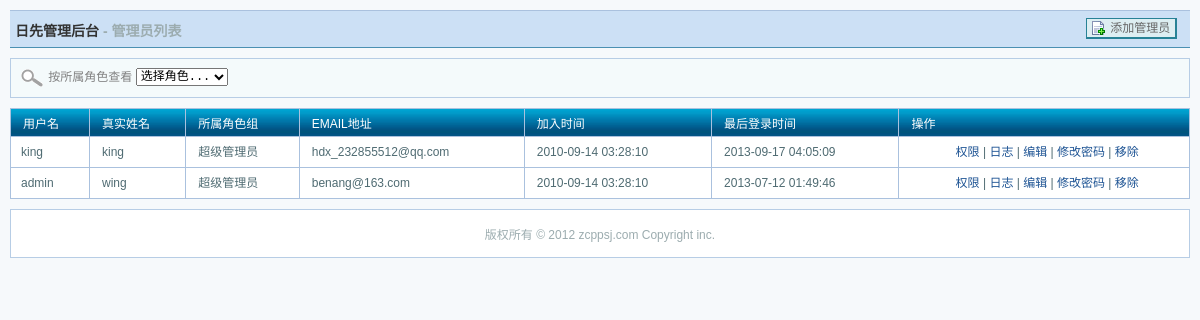
/admin/admin_user.php (signed in), run on an earlier commit of the app's database.
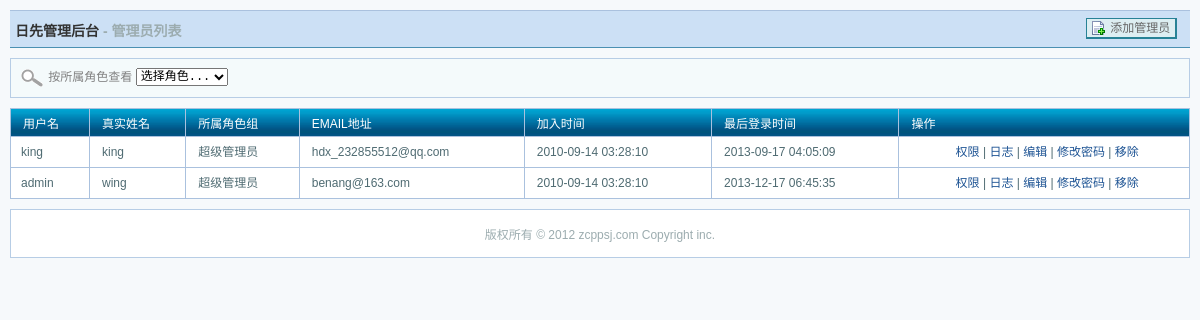
And on a later commit of the database.
### tables this page shows
CREATE TABLE IF NOT EXISTS `sd_admin_user` (
  `user_id` smallint(5) NOT NULL AUTO_INCREMENT,
  `user_name` varchar(60) NOT NULL,
  `true_name` varchar(60) NOT NULL,
  `email` varchar(60) NOT NULL,
  `password` varchar(32) NOT NULL,
  `add_time` int(11) NOT NULL DEFAULT '0',
  `last_login` int(11) NOT NULL DEFAULT '0',
  `last_ip` varchar(15) NOT NULL,
  `role_id` smallint(6) DEFAULT NULL,
  `agency_id` smallint(5) unsigned NOT NULL,
  PRIMARY KEY (`user_id`),
  KEY `user_name` (`user_name`)
);

CREATE TABLE IF NOT EXISTS `sd_role` (
  `role_id` smallint(5) unsigned NOT NULL AUTO_INCREMENT,
  `role_name` varchar(60) NOT NULL DEFAULT '',
  `action_list` text NOT NULL,
  `role_describe` text,
  PRIMARY KEY (`role_id`),
  KEY `user_name` (`role_name`)
);

### includes/cls_mysql.php (called while the page is built, shortened)
<?php
class cls_mysql
{
	var $connid;
	function cls_mysql($dbhost,$dbuser,$dbpw,$dbname,$charset = 'utf8')
	{
		$dbhost = $dbhost;
		$dbuser = $dbuser;
		$dbpw   = $dbpw;
		$func   = 'mysql_connect' ;
		if(!$this->connid = @$func($dbhost, $dbuser, $dbpw))
		{
			$this->halt('Can not connect to MySQL server');
		}
		return $this->connid;
	}
	function query($sql , $type = '' , $expires = 3600, $dbname = '')
	{
		$func = $type == 'UNBUFFERED' ? 'mysql_unbuffered_query' : 'mysql_query';
		if(!($query = $func($sql , $this->connid)) && $type != 'SILENT')
		{
			$this->halt('MySQL Query Error', $sql);
		}
		return $query;
	}
	function getAll($sql)
    {
        $res = $this->query($sql);
        if ($res !== false)
        {
            $arr = array();
            while ($row = mysql_fetch_assoc($res))
            {
                $arr[] = $row;
            }
            return $arr;
        }
        else
        {
            return false;
        }
    }
}
?>

### admin/templates/templates_c/%%4A^4AE^4AED55B3%%admin_user_list.html.php (the view, shortened to what this page needs)
<?php if ($this->_tpl_vars['full_page']): ?>
<?php $_smarty_tpl_vars = $this->_tpl_vars;
$this->_tpl_vars = $_smarty_tpl_vars;
 ?>
<div class="form-div">
<table>
    <tr>
      <td width="50%">
      <form name="theForm" method="POST" action="admin_user.php?act=list">
      <img src="images/icon_search.gif" width="26" height="22" border="0" alt="srarch" />
      按所属角色查看
      <select name="admin_role" onchange="this.form.submit()">
      <option value='0'>选择角色...</option>
      </select>
      </td>
</table>
</div>
<div class="list-div" id="listDiv">
<?php endif; ?>
  <table width="100%" border="0" cellpadding="0" cellspacing="0" class="table">
    <tr>
      <th>用户名</th>
      <th>真实姓名</th>
      <th>所属角色组</th>
      <th>Email地址</th>
      <th>加入时间</th>
      <th>最后登录时间</th>
      <th>操作</th>
    </tr>
    <?php $_from = $this->_tpl_vars['admin_list']; if (!is_array($_from) && !is_object($_from)) { settype($_from, 'array'); }if (count($_from)):
    foreach ($_from as $this->_tpl_vars['admin']):
?>
    <tr>
      <td class="first-cell"><?php echo $this->_tpl_vars['admin']['user_name']; ?>
</td>
      <td><?php echo $this->_tpl_vars['admin']['true_name']; ?>
</td>
      <td><?php echo $this->_tpl_vars['admin']['role_name']; ?>
</td>
      <td><?php echo $this->_tpl_vars['admin']['email']; ?>
</td>
      <td align="left"><?php echo $this->_tpl_vars['admin']['add_time']; ?>
</td>
      <td align="left"><?php echo $this->_tpl_vars['admin']['last_login']; ?>
</td>
      <td align="center">
      	<a href="admin_user.php?act=edit&id=<?php echo $this->_tpl_vars['admin']['user_id']; ?>
" title="权限">权限</a> |
        <a href="admin_logs.php?act=list&admin_id=<?php echo $this->_tpl_vars['admin']['user_id']; ?>
" title="日志">日志</a> |
        <a href="admin_user.php?act=edit&id=<?php echo $this->_tpl_vars['admin']['user_id']; ?>
" title="编辑">编辑</a> |
        <a href="admin_user.php?act=pass&id=<?php echo $this->_tpl_vars['admin']['user_id']; ?>
" title="修改密码">修改密码</a> |
        <a href="javascript:;" onclick="listTable.remove(<?php echo $this->_tpl_vars['admin']['user_id']; ?>
, '您确认要删除这要记录吗?')" title="删除">移除</a>
      </td>
    </tr>
    <?php endforeach; endif; unset($_from); ?>
  </table>
<?php if ($this->_tpl_vars['full_page']): ?>
</div>
<?php endif; ?>

What changed in the data, as far as the page shows it:
changed sd_admin_user "admin": _tpl_vars "2013-07-12 01:49:46" → "2013-12-17 06:45:35"
